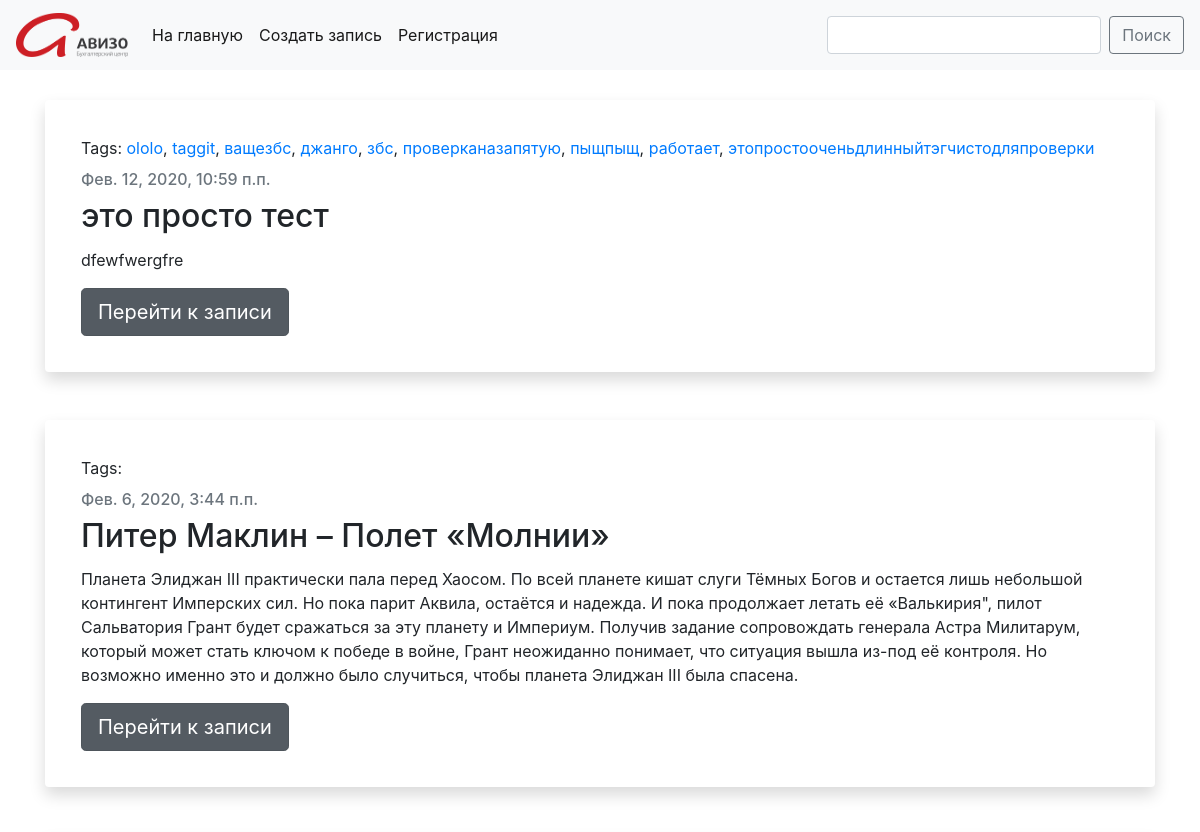
/ (upper part), run on an earlier commit of the app's database.
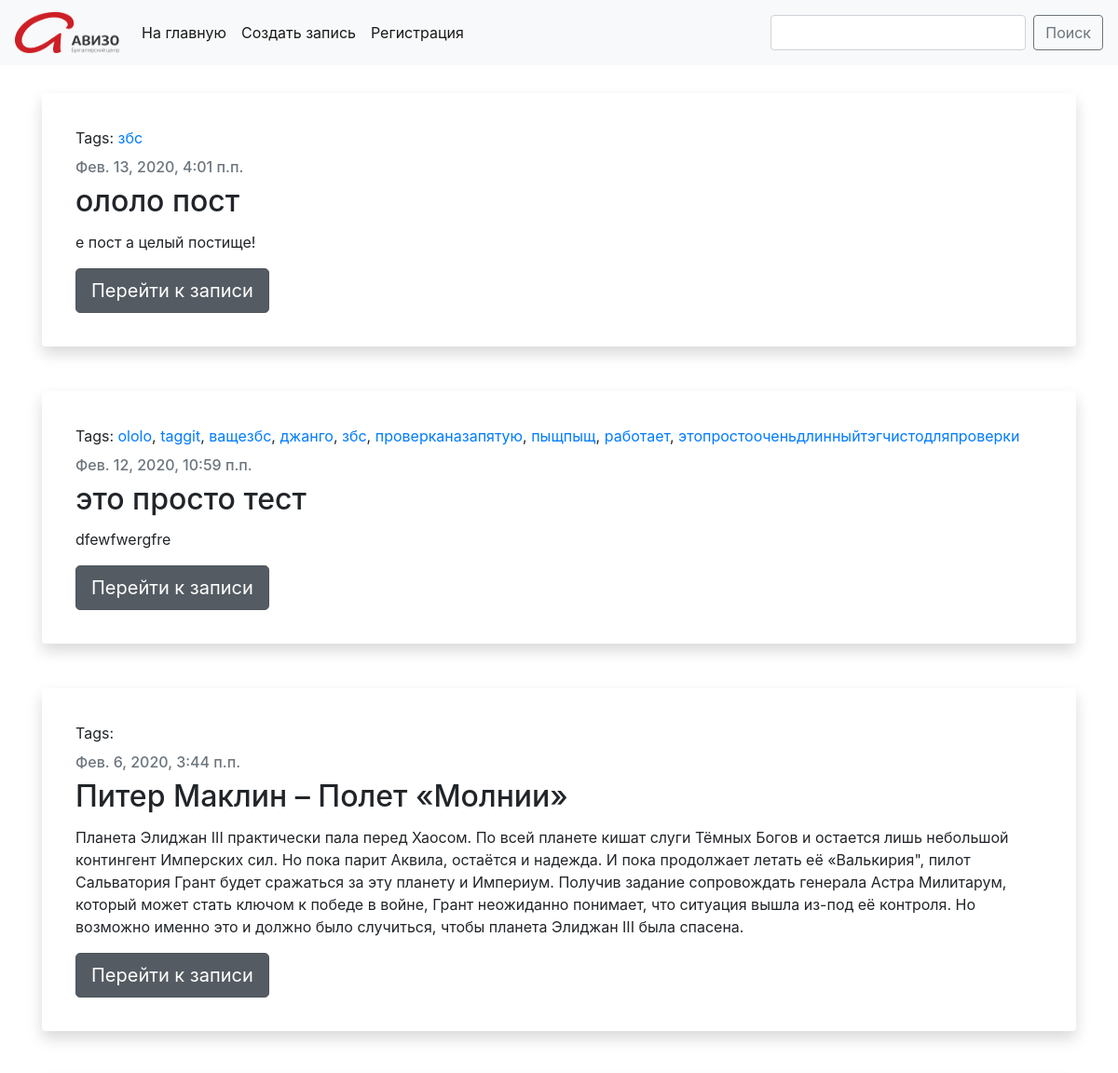
And on a later commit of the database.
### blog/models.py (models this page shows, shortened)
class Post(models.Model):
    author = models.ForeignKey(settings.AUTH_USER_MODEL, on_delete=models.CASCADE)
    title = models.CharField(max_length=200)
    text = models.TextField()
    created_date = models.DateTimeField(default=timezone.now)
    published_date = models.DateTimeField(blank=True, null=True)
    tags = TaggableManager(through=RuTaggedItem)

### blog/views.py (the view)
# urls.py: path('', views.PostListView.as_view(), name='post_list'),
class PostListView(View):
    def get(self, request, tag_slug=None):
        post_with_tags = Post.objects.all()
        if tag_slug:
            tag = get_object_or_404(Tag, slug=tag_slug)
            post_with_tags = post_with_tags.filter(tags__in=[tag])
            return render(request, 'blog/post_list.html', {'posts': post_with_tags, 'tag': tag})
        else:
            posts = Post.objects.filter(published_date__lte=timezone.now()).order_by('-published_date')
            return render(request, 'blog/post_list.html', {'posts': posts})

### blog/templates/blog/post_list.html (shortened to what this page needs)
<!doctype html>
<html lang="en">
    <head>
        <link rel="stylesheet" href="https://stackpath.bootstrapcdn.com/bootstrap/4.4.1/css/bootstrap.min.css">
    </head>
    <body>
        {% extends 'blog/base.html' %}
        {% block content %}
            {% include 'include/post.html' %}
        {% endblock %}

### blog/templates/include/post.html
{% for post in posts %}
                <div class="shadow p-3 mb-5 bg-white rounded">
                    <div class="card-body">
                        <p class="tags">Tags: {% for tag in post.tags.all %}<a href="{% url 'post_list_by_tag' tag.slug %}">{{ tag.name }}</a>{% if not forloop.last %}, {% endif %} {% endfor %}</p>
                        <h6 class="card-subtitle mb-2 text-muted">{{ post.published_date }}</h6>
                        <h2 class="card-title">{{ post.title }}</h2>
                        <p class="card-text">{{ post.text|linebreaksbr }}</p>
                        <a class="btn btn-secondary btn-lg active" href="{% url 'post_detail' pk=post.pk %}" role="button" aria-pressed="true">Перейти к записи</a>
                    </div>
                </div>
            {% endfor %}

What changed in the data, as far as the page shows it:
added Post: published_date "Фев. 13, 2020, 4:01 п.п.", title "ололо пост", text "е пост а целый постище!", Tag (name "збс")
